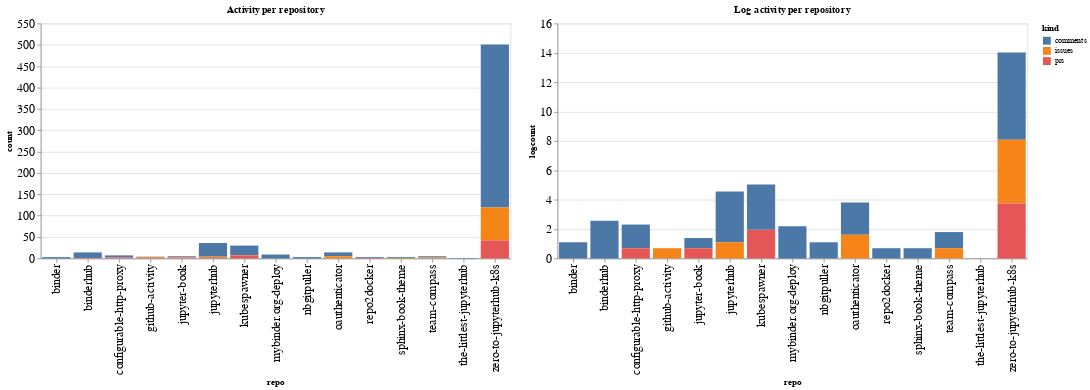

Notebook code for this chart:
### Code cell
ch1 = alt.Chart(repo_summaries, width=600, title="Activity per repository").mark_bar().encode(
    x='repo',
    y='count',
    color='kind',
    tooltip="kind"
)

ch2 = alt.Chart(repo_summaries, width=600, title="Log activity per repository").mark_bar().encode(
    x='repo',
    y='logcount',
    color='kind',
    tooltip="kind"
)

ch1 | ch2

### Figure 1 — Vega-Lite specification as saved in the notebook (floating-point values rounded to 4 significant figures)
{"config": {"axisLeft": {"labelFontSize": 15}, "axisBottom": {"labelFontSize": 15}}, "hconcat": [{"mark": "bar", "encoding": {"color": {"type": "nominal", "field": "kind"}, "tooltip": {"type": "nominal", "field": "kind"}, "x": {"type": "nominal", "field": "repo"}, "y": {"type": "quantitative", "field": "count"}}, "title": "Activity per repository", "width": 600}, {"mark": "bar", "encoding": {"color": {"type": "nominal", "field": "kind"}, "tooltip": {"type": "nominal", "field": "kind"}, "x": {"type": "nominal", "field": "repo"}, "y": {"type": "quantitative", "field": "logcount"}}, "title": "Log activity per repository", "width": 600}], "data": {"name": "data-3e4b30d775cee50aa6ceed74f77a4005"}, "$schema": "https://vega.github.io/schema/vega-lite/v4.8.1.json", "datasets": {"data-3e4b30d775cee50aa6ceed74f77a4005": [{"repo": "binder", "kind": "comments", "count": 3, "logcount": 1.099}, {"repo": "binderhub", "kind": "comments", "count": 13, "logcount": 2.565}, {"repo": "binderhub", "kind": "prs", "count": 1, "logcount": 0.0}, {"repo": "configurable-http-proxy", "kind": "comments", "count": 5, "logcount": 1.609}, {"repo": "configurable-http-proxy", "kind": "prs", "count": 2, "logcount": 0.6931}, {"repo": "github-activity", "kind": "comments", "count": 1, "logcount": 0.0}, {"repo": "github-activity", "kind": "issues", "count": 2, "logcount": 0.6931}, {"repo": "github-activity", "kind": "prs", "count": 1, "logcount": 0.0}, {"repo": "jupyter-book", "kind": "comments", "count": 2, "logcount": 0.6931}, {"repo": "jupyter-book", "kind": "issues", "count": 1, "logcount": 0.0}, {"repo": "jupyter-book", "kind": "prs", "count": 2, "logcount": 0.6931}, {"repo": "jupyterhub", "kind": "comments", "count": 32, "logcount": 3.466}, {"repo": "jupyterhub", "kind": "issues", "count": 3, "logcount": 1.099}, {"repo": "jupyterhub", "kind": "prs", "count": 1, "logcount": 0.0}, {"repo": "kubespawner", "kind": "comments", "count": 22, "logcount": 3.091}, {"repo": "kubespawner", "kind": "issues", "count": 1, "logcount": 0.0}, {"repo": "kubespawner", "kind": "prs", "count": 7, "logcount": 1.946}, {"repo": "mybinder.org-deploy", "kind": "comments", "count": 9, "logcount": 2.197}, {"repo": "nbgitpuller", "kind": "comments", "count": 3, "logcount": 1.099}, {"repo": "oauthenticator", "kind": "comments", "count": 9, "logcount": 2.197}, {"repo": "oauthenticator", "kind": "issues", "count": 5, "logcount": 1.609}, {"repo": "repo2docker", "kind": "comments", "count": 2, "logcount": 0.6931}, {"repo": "repo2docker", "kind": "prs", "count": 1, "logcount": 0.0}, {"repo": "sphinx-book-theme", "kind": "comments", "count": 2, "logcount": 0.6931}, {"repo": "sphinx-book-theme", "kind": "issues", "count": 1, "logcount": 0.0}, {"repo": "team-compass", "kind": "comments", "count": 3, "logcount": 1.099}, {"repo": "team-compass", "kind": "issues", "count": 2, "logcount": 0.6931}, {"repo": "the-littlest-jupyterhub", "kind": "comments", "count": 1, "logcount": 0.0}, {"repo": "zero-to-jupyterhub-k8s", "kind": "comments", "count": 382, "logcount": 5.945}, {"repo": "zero-to-jupyterhub-k8s", "kind": "issues", "count": 77, "logcount": 4.344}, {"repo": "zero-to-jupyterhub-k8s", "kind": "prs", "count": 42, "logcount": 3.738}]}}
